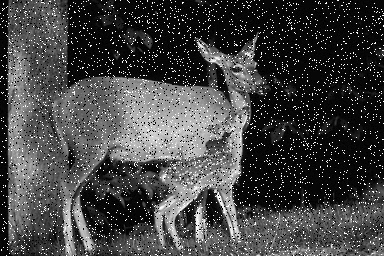
%> input picture Exercise/2018.01.02_Exercise_10/salt-and-pepper.jpg, 384 x 256 px
$ octave exercise1.m   (GNU Octave 9; MATLAB toolbox functions it lacks are replaced by stand-ins)
%> lines starting %> are read from the running program, lines starting %| are printed output that depends on the picture; in (x1, y1, x2, y2) boxes, pixels count from 0 and x2, y2 are one past the last pixel; in counts of white or black regions, pixels touching at a corner belong together; the program's own positions count from 1
%> further down, image is the input picture: size 256x384x3 uint8; min 0, max 255, mean 67.6
### Exercise/2018.01.02_Exercise_10/myFilter2.m
function output = myFilter2(filter, image, type)
%> called with type = 'zeros'
    [row_filter, column_filter] = size(filter);
    [row_image, column_image] = size(image);
%> row_image = 256; column_image = 384

    if strcmp(type, 'valid')
        output = zeros(row_image-2*floor(row_filter/2), column_image-2*floor(column_filter/2));

        for i=1:row_image-2*floor(row_filter/2)
            for j=1:column_image-2*floor(column_filter/2)
                output(i, j) = sum(sum (filter.*image(i:i+row_filter-1, j:j+column_filter-1)));
            end
        end

    elseif strcmp(type, 'zeros')
        new_image = zeros(row_image+2*floor(row_filter/2), column_image+2*floor(column_filter/2));
        new_image(floor(row_filter/2)+1:row_image+floor(row_filter/2) , floor(column_filter/2)+1:column_image+floor(column_filter/2)) = image;
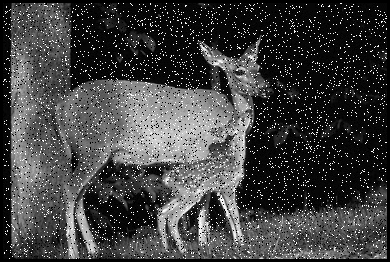
%> new_image: size 262x390 double; min 0, max 255, mean 65.1
        output = zeros(row_image, column_image);

        for i=floor(row_filter/2)+1:row_image+floor(row_filter/2)
            for j=floor(column_filter/2)+1:column_image+floor(column_filter/2)
                output(i-floor(row_filter/2), j-floor(column_filter/2)) = sum(sum (filter.*new_image(i-floor(row_filter/2):i+floor(row_filter/2), j-floor(row_filter/2):j+floor(row_filter/2))));
            end
        end
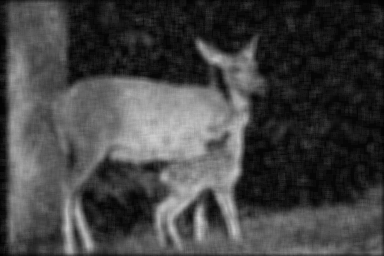
%> output: size 256x384 double; min 2.02, max 207, mean 67.1

     elseif strcmp(type, 'mirror')
        new_image = [image(floor(row_filter/2):-1:1, :) ; image ; image(row_image:-1:row_image-(floor(row_filter/2)-1), :)];
        new_image = [new_image(:, floor(column_filter/2):-1:1), new_image, new_image(:, column_image:-1:column_image-(floor(column_filter/2)-1))];
        output = zeros(row_image, column_image);

        for i=floor(row_filter/2)+1:row_image+floor(row_filter/2)
            for j=floor(column_filter/2)+1:column_image+floor(column_filter/2)
                output(i-floor(row_filter/2), j-floor(column_filter/2)) = sum(sum (filter.*new_image(i-floor(row_filter/2):i+floor(row_filter/2), j-floor(row_filter/2):j+floor(row_filter/2))));
            end
        end

     elseif strcmp(type, 'full')
        new_image = zeros(row_image+2*(row_filter-1), column_image+2*(column_filter-1));
        new_image(row_filter:row_image+row_filter-1 , column_filter:column_image+column_filter-1) = image;
        output = zeros(size(new_image, 1)-2*floor(row_filter/2), size(new_image, 2)-2*floor(column_filter/2));

        for i=1:size(new_image, 1)-2*floor(row_filter/2)
            for j=1:size(new_image, 2)-2*floor(column_filter/2)
                output(i, j) = sum(sum (filter.*new_image(i:i+row_filter-1, j:j+column_filter-1)));
            end
        end

     elseif strcmp(type, 'full_mirror')
        new_image = [image(2*floor(row_filter/2):-1:1, :) ; image ; image(row_image:-1:row_image-(2*floor(row_filter/2)-1), :)];
        new_image = [new_image(:, 2*floor(column_filter/2):-1:1), new_image, new_image(:, column_image:-1:column_image-(2*floor(column_filter/2)-1))];
        output = zeros(size(new_image, 1)-2*floor(row_filter/2), size(new_image, 2)-2*floor(column_filter/2));

        for i=1:size(new_image, 1)-2*floor(row_filter/2)
            for j=1:size(new_image, 2)-2*floor(column_filter/2)
                output(i, j) = sum(sum (filter.*new_image(i:i+row_filter-1, j:j+column_filter-1)));
            end
        end
    end
end

### Exercise/2018.01.02_Exercise_10/myOutlier.m
function output = myOutlier(input, n)
    % 決定平均濾波器大小
    filter = ones(n, n)/(n*n-1);
    filter(n*floor(n/2)+ceil(n/2)) = 0;

    % 執行平均濾波，結果為每個 pixel 周圍數值的平均值
    input_mean = myFilter2(filter, input, 'zeros');

    % 將原圖轉為一維矩陣並求出整張圖的標準差
    input_one = reshape(input, 1, numel(input));
    d = std(input_one);
%> d = 71.76

    % 執行歧異點 (outlier) 方法 ... |p-m| > d
    r = abs(input - input_mean) - d > 0;
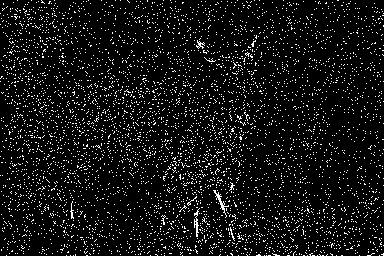
%> r: size 256x384 logical; 7.7% white in thin lines or dots
    output = r.*input_mean+(1-r).*input;
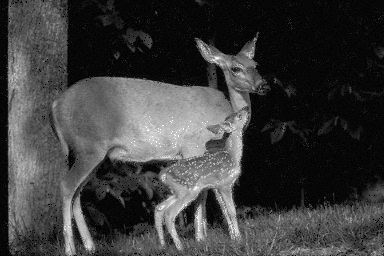
%> output: size 256x384 double; min 0, max 255, mean 60.5
end

### Exercise/2018.01.02_Exercise_10/exercise1.m
clear all;

% 讀檔
image = imread('salt-and-pepper.jpg');
image = double(image);

R = image(: , : , 1); %取出img中的R
G = image(: , : , 2); %取出img中的G
B = image(: , : , 3); %取出img中的B

Gray = 0.299*R + 0.587*G + 0.114*B; %彩色轉灰階公式
figure(1), imshow(Gray/255);

% 執行歧異點 (outlier) 方法，並 show 出結果
result = myOutlier(Gray, 7);
figure(2), imshow(result/255);

$ run again, with Exercise/2018.01.02_Exercise_10/twins.tif saved as Exercise/2018.01.02_Exercise_10/salt-and-pepper.jpg
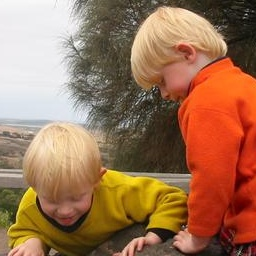
%> input picture Exercise/2018.01.02_Exercise_10/twins.tif, 256 x 256 px
%> image is the input picture: size 256x256x3 uint8; mean R, G, B 157.8, 114.7, 84.4
%> image: size 256x256x3 double
%> d = 64.55
%> in myOutlier, `r = abs(input - input_mean) - d > 0;`:
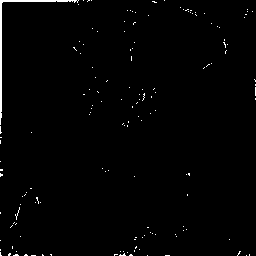
%> r: size 256x256 logical; 1.1% white; 151 white regions (150 under 20 px), largest, box (x1, y1, x2, y2) and area: (0, 0, 79, 125) 392
%> `imshow(result/255)`:
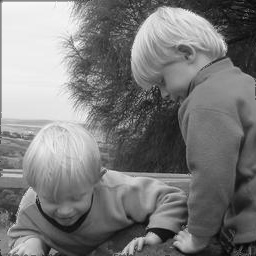
%> displayed picture: size 256x256, on the screen's scale of 0 to 255; min 0, max 254, mean 123.4
